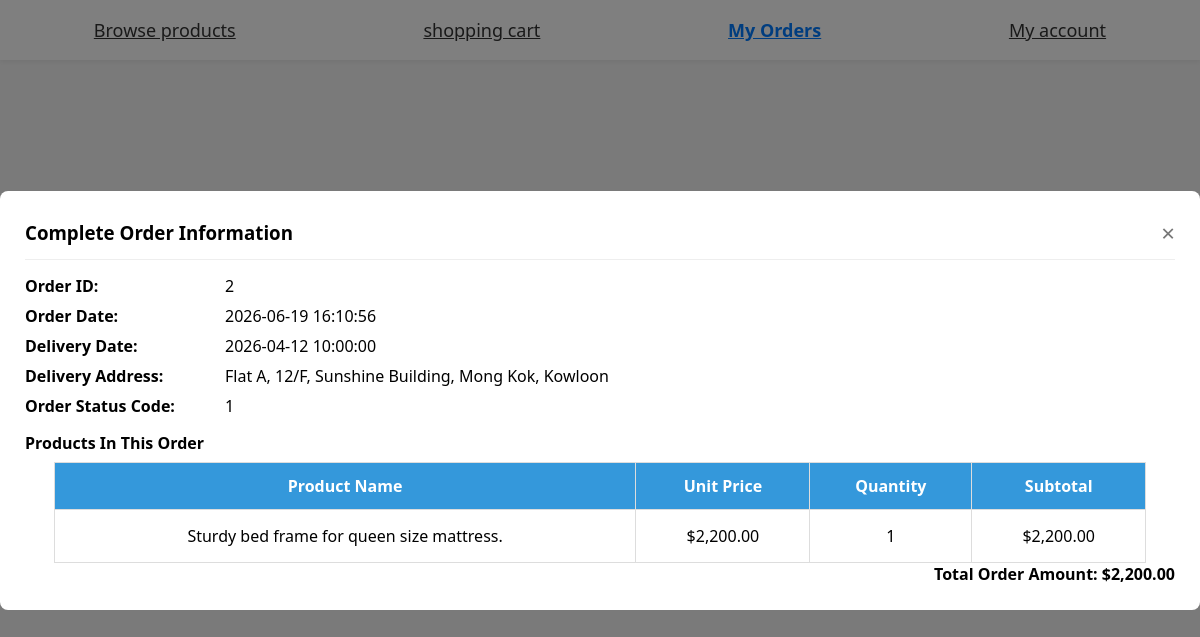
The app's page /customer/order.php?oid=2 (signed in) with its own data.
### tables this page shows
CREATE TABLE `orders` (
  `oid` int(11) NOT NULL,
  `odate` datetime NOT NULL DEFAULT current_timestamp(),
  `ototalamount` decimal(10,2) NOT NULL,
  `cid` int(11) NOT NULL,
  `odeliverydate` datetime NOT NULL,
  `odeliveraddress` text NOT NULL,
  `ostatus` int(11) NOT NULL DEFAULT 1
);

CREATE TABLE `orderfurnitures` (
  `oid` int(11) NOT NULL,
  `fid` int(11) NOT NULL,
  `oqty` int(11) NOT NULL
);

CREATE TABLE `furnitures` (
  `fid` int(11) NOT NULL,
  `fname` varchar(255) NOT NULL,
  `fdesc` varchar(255) NOT NULL,
  `fSize` varchar(120) NOT NULL,
  `fprice` decimal(10,2) NOT NULL,
  `fStock` int(11) NOT NULL,
  `fImgPath` varchar(200) DEFAULT NULL
);

### customer/order.php (the view, shortened to what this page needs)
<?php
$cid = $_SESSION['CID'];
$today = date('Y-m-d');
$host = 'localhost';
$dbuser = 'root';
$dbpass = '';
$dbname = 'projectdb';
$conn = mysqli_connect($host, $dbuser, $dbpass, $dbname);
mysqli_set_charset($conn, 'utf8');
$sqlList = "SELECT * FROM orders WHERE cid = ?";
$stmtList = mysqli_prepare($conn, $sqlList);
mysqli_stmt_bind_param($stmtList, 'i', $cid);
mysqli_stmt_execute($stmtList);
$rs = mysqli_stmt_get_result($stmtList);
$orderList = [];
while ($row = mysqli_fetch_assoc($rs)) $orderList[] = $row;
$showModal = false;
$goodsList = [];
if (isset($_GET['oid']) && !empty($_GET['oid'])) {
    $targetOid = intval($_GET['oid']);
    $sqlOrder = "SELECT * FROM orders WHERE oid = ? ";
    $stmtOrder = mysqli_prepare($conn, $sqlOrder);
    mysqli_stmt_bind_param($stmtOrder, 'i', $targetOid);
    mysqli_stmt_execute($stmtOrder);
    $resOrder = mysqli_stmt_get_result($stmtOrder);
    $detailOrder = mysqli_fetch_assoc($resOrder);
    if ($detailOrder) {
        $showModal = true;
        $sqlJoin = "SELECT oi.oqty, oi.fid, f.fdesc, f.fprice FROM orderfurnitures oi LEFT JOIN furnitures f ON oi.fid = f.fid WHERE oi.oid = ?";
        $stmtItem = mysqli_prepare($conn, $sqlJoin);
        mysqli_stmt_bind_param($stmtItem, 'i', $targetOid);
        mysqli_stmt_execute($stmtItem);
        $rsItem = mysqli_stmt_get_result($stmtItem);
        $goodsList = [];
        while ($row = mysqli_fetch_assoc($rsItem)) {
            $goodsList[] = $row;
        }
    }
}
?>
<!DOCTYPE html>
<html lang="en">
<head>
    <link rel="stylesheet" href="../CSS/style.css">
</head>
<body>
    <div class="nav">
        <a href="productList.php">Browse products</a>
        <a href="ShoppingCart.php">shopping cart</a>
        <a class="active" href="order.php">My Orders</a>
        <a href="myAccount.php">My account</a>
    </div>
    <div class="table-card">
        <div class="header">
            <h1>Order List</h1>
        </div>
        <table border="1" width="100%">
            <thead>
                <tr>
                    <th>Order ID</th>
                    <th>Order Date</th>
                    <th>Total Amount</th>
                    <th>Delivery Date</th>
                    <th>Delivery Address</th>
                    <th>Order Status</th>
                    <th>Operation</th>
                </tr>
            </thead>
            <tbody>
                <?php if(empty($orderList)): ?>
                    <tr><td colspan="10" class="empty-row">You have no orders yet</td></tr>
                <?php else: ?>
                    <?php foreach ($orderList as $item): ?>
                    <?php
                        $limitDay = date('Y-m-d', strtotime($today . " +2 days"));
                        $canCancel = $item['odeliverydate'] > $limitDay && !in_array($item['ostatus'], [4,5,6]);
                    ?>
                    <tr>
                        <td><?= $item['oid'] ?></td>
                        <td><?= $item['odate'] ?></td>
                        <td>$<?= number_format($item['ototalamount'],2) ?></td>
                        <td><?= $item['odeliverydate'] ?></td>
                        <td><?= $item['odeliveraddress'] ?></td>
                        <td>
                            <?php
                            $status = $item['ostatus'];
                            $tagClass = $tagVal = '';
                            if($status == 1){$tagClass='tag-pending';$tagVal='pending';}
                            elseif($status == 2){$tagClass='tag-processing';$tagVal='processing';}
                            elseif($status == 3){$tagClass='tag-waitshipping';$tagVal='waitshipping';}
                            elseif($status == 4){$tagClass='tag-shipped';$tagVal='shipped';}
                            elseif($status ==5 || $status ==6){$tagClass='tag-arrive';$tagVal='arrive';}
                            ?>
                            <span class="<?= $tagClass ?>"><?= $tagVal ?></span>
                        </td>
                        <td>
                            <a href="order.php?oid=<?= $item['oid'] ?>" class="btn-info">Order Info</a>
                            <?php if($canCancel): ?>
                                <a class="btn-del" onclick="if(confirm('Are you sure to cancel this order?')) window.location.href='order.php?action=delete&oid=<?= $item['oid'] ?>'">Cancel Order</a>
                            <?php else: ?>
                                <a class="btn-del" disabled style="background:#aaa;cursor:not-allowed;">Cannot Cancel</a>
                            <?php endif; ?>
                        </td>
                    </tr>
                    <?php endforeach; ?>
                <?php endif; ?>
            </tbody>
        </table>
        <p>Today is: <?= $today ?></p>
    </div>
    <?php if($showModal && !empty($detailOrder)): ?>
    <div class="mask">
        <div class="modal-box">
            <div class="modal-head">
                <h3>Complete Order Information</h3>
                <a href="order.php" class="close-btn">×</a>
            </div>
            <div class="info-line"><span class="info-label">Order ID:</span><?= $detailOrder['oid'] ?></div>
            <div class="info-line"><span class="info-label">Order Date:</span><?= $detailOrder['odate'] ?></div>
            <div class="info-line"><span class="info-label">Delivery Date:</span><?= $detailOrder['odeliverydate'] ?></div>
            <div class="info-line"><span class="info-label">Delivery Address:</span><?= $detailOrder['odeliveraddress'] ?></div>
            <div class="info-line"><span class="info-label">Order Status Code:</span><?= $detailOrder['ostatus'] ?></div>
            <h4 style="margin:15px 0 8px;">Products In This Order</h4>
            <table>
                <thead>
                    <tr>
                        <th>Product Name</th>
                        <th>Unit Price</th>
                        <th>Quantity</th>
                        <th>Subtotal</th>
                    </tr>
                </thead>
                <tbody>
                    <?php if(empty($goodsList)): ?>
                        <tr><td colspan="4">No product data</td></tr>
                    <?php else: ?>
                        <?php foreach ($goodsList as $goods): ?>
                        <tr>
                            <td><?= htmlspecialchars($goods['fdesc']) ?></td>
                            <td>$<?= number_format($goods['fprice'],2) ?></td>
                            <td><?= $goods['oqty'] ?></td>
                            <td>$<?= number_format($goods['fprice'] * $goods['oqty'],2) ?></td>
                        </tr>
                        <?php endforeach; ?>
                    <?php endif; ?>
                </tbody>
            </table>
            <div style="font-weight:bold;font-size:16px;text-align:right;">
                Total Order Amount: $<?= number_format($detailOrder['ototalamount'],2) ?>
            </div>
        </div>
    </div>
    <?php endif; ?>
</body>
</html>

### CSS/style.css (style rules this page uses)
* { margin:0; padding:0; box-sizing:border-box; font-family:system-ui; }
body { min-height:100vh; display:grid; place-items:center; background:#f5f5f5; padding:20px; padding-top:70px; background-size: cover; background-position: center; background-repeat: no-repeat; }
.header { text-align: center; margin-bottom:0px; }
.header h1 { font-size:24px; color:#333; }
.nav { position:fixed; top:0; left:0; width:100%; height:60px; background:#fff; box-shadow:0 2px 5px #00000010; display:flex; align-items:center; justify-content:space-around; z-index:999; }
.nav a { text-decoration:center; color:#333; font-size:18px; cursor:pointer; padding: 12px 12px; }
.nav .active { color:#007bff; font-weight:bold; }
.header { width: 90%; max-width: 1200px; margin: 0 auto; padding: 10px 25px; }
.header h1 { margin: 0; font-size: 24px; }
.tag-pending { color:orange }
.table-card { background: white; border-radius: 8px; box-shadow: 0 2px 8px rgba(0,0,0,0.1); min-width: 1100px; padding: 25px; width: 80%; margin: auto auto; text-align: center; }
.table,td,th { border: 1px solid #005cbb; border: 1px solid #ddd; padding: 12px; text-align: center; }
table { width:95%; border-collapse: collapse; margin: auto auto; text-align: center; }
td { padding:15px; text-align: center; }
th { background: #3498db; color: white; }
.tag-pending { background: #9b6500; padding: 3px 8px; border-radius: 4px; font-size: 14px; color: white; }
.mask { display: none; position: fixed; top: 0; left: 0; width: 100%; height: 100%; background: rgba(0,0,0,0.6); z-index:999; }

### records on screen
orders: oid "2", odate "2026-06-19 16:10:56", odeliverydate "2026-04-12 10:00:00", odeliveraddress "Flat A, 12/F, Sunshine Building, Mong Kok, Kowloon", ostatus "1", ototalamount "2,200.00"
orderfurnitures: fid.fdesc "Sturdy bed frame for queen size mattress.", fid.fprice "2,200.00", oqty "1", $goods['fprice'] * $goods['oqty'] "2,200.00"
